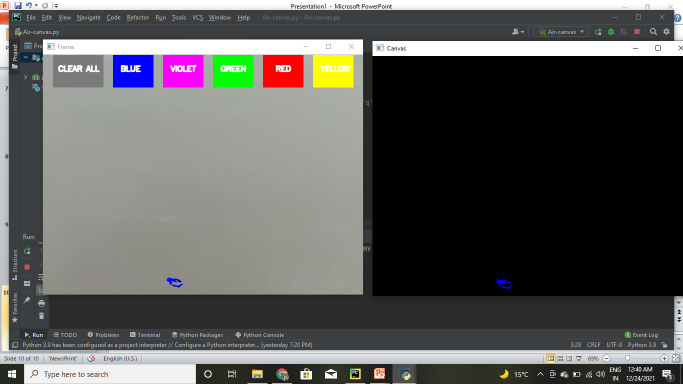
#> input picture screen1.png, 1366 x 768 px, given in place of the camera (shown at 1/2 size)
$ python Air-canvas.py
#> lines starting #> are read from the running program, lines starting #| are printed output that depends on the picture; after the words box and inside, x2 and y2 are one past the last pixel; in counts of white or black regions, pixels touching at a corner belong together
# Air Canvas

# Import necessary packages.q
import cv2
import numpy as np


# Define various colors
colors = [(255, 0, 0), (255, 0, 255), (0, 255, 0), (0, 0, 255), (0, 255, 255)]

# Select a default color
color = colors[1]

# Minimum allowed area for the contour
min_area = 1000

# Create videocapture object
cap = cv2.VideoCapture(0)

width = int(cap.get(3))
height = int(cap.get(4))

# Create a blank canvas
canvas = np.zeros((height, width, 3), np.uint8)

# Color range for detecting green color
lower_bound = np.array([50,100,100])
upper_bound = np.array([90,255,255])

# Define a 10x10 kernel
kernel = np.ones((10,10), np.uint8)

previous_center_point = 0


while True:
    # Read each frame from webcam
    success, frame = cap.read()
#> frame is the input picture: shape (768, 1366, 3); mean B, G, R 88.9, 90.6, 90.8

    # Flip the frame
    frame = cv2.flip(frame, 1)
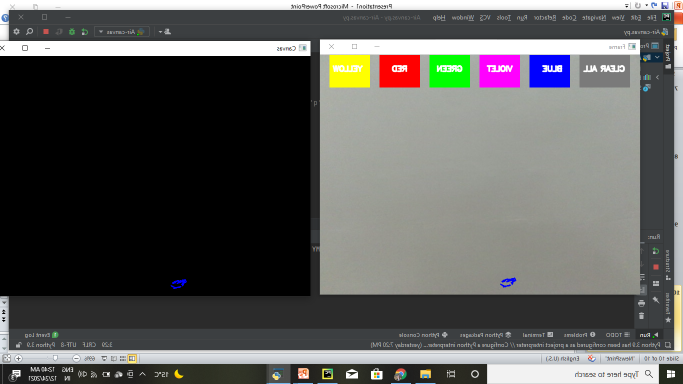
#> frame: shape (768, 1366, 3) (shown at 1/2 size); mean B, G, R 88.9, 90.6, 90.8

    # Convert the frame BGR to HSV color space
    hsv = cv2.cvtColor(frame, cv2.COLOR_BGR2HSV)
#> hsv: shape (768, 1366, 3); mean H, S, V 33.4, 16, 95.4

    # Create a binary segmented mask of green color
    mask = cv2.inRange(hsv, lower_bound, upper_bound)
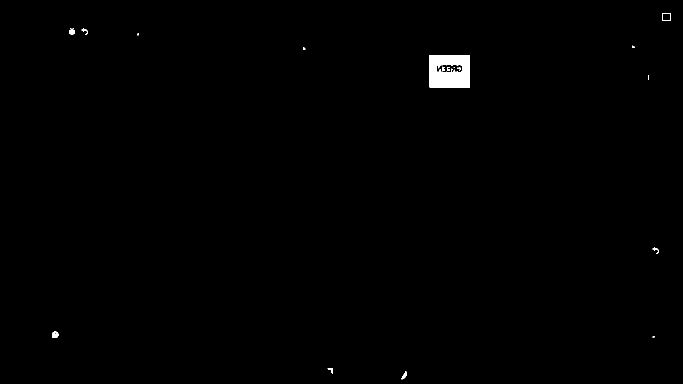
#> mask: shape (768, 1366) (shown at 1/2 size); 0.51% white; 18 white regions (6 under 20 px), largest, box (x1, y1, x2, y2) and area: (859, 110, 940, 175) 4644, (104, 663, 117, 676) 130, (138, 56, 150, 70) 103

    # Add some dialation to increase segmented area
    mask = cv2.dilate(mask, kernel, iterations=1)
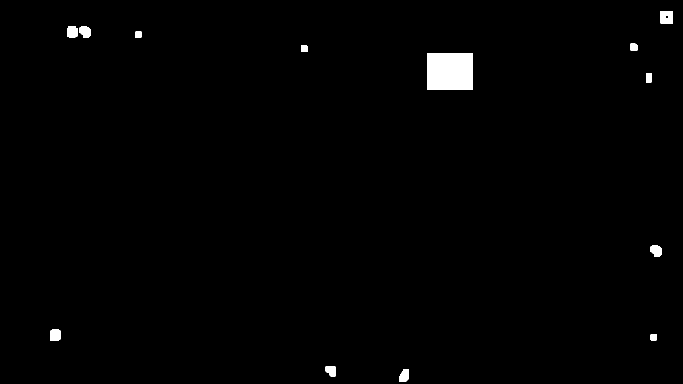
#> mask: shape (768, 1366) (shown at 1/2 size); 1% white; 13 white regions

    # Find all the contours of the segmented mask
    contours, h    = cv2.findContours(mask, cv2.RETR_TREE, cv2.CHAIN_APPROX_SIMPLE)
#> contours = 14 contours; largest, box (x1, y1, x2, y2) and area: (855, 106, 945, 180) 6497, (1321, 22, 1346, 47) 576, (100, 659, 122, 681) 422, (134, 52, 155, 75) 405, (1301, 490, 1323, 513) 373; h = 14 rows, first 6: [1, -1, -1, -1], [2, 0, -1, -1], [3, 1, -1, -1], [4, 2, -1, -1], [5, 3, -1, -1], [6, 4, -1, -1]

    # Checking if any contour is detected then run the following statements
    if len(contours) > 0:

        # Get the biggest contour from all the detected contours
        cmax = max(contours, key = cv2.contourArea)
#> cmax = [[855, 106], [855, 179], [944, 179], [944, 106]]

        # Find the area of the contour
        area = cv2.contourArea(cmax)
#> area = 6497
        # print(area)

        # Checking if the area of the contour is greater than a threshold
        if area > min_area:

            # Find center point of the contour
            M = cv2.moments(cmax)
#> M = moments, m00 6497, centre m10/m00, m01/m00 = (899.5, 142.5)
            cX = int(M["m10"] / M["m00"])
#> cX = 899
            cY = int(M["m01"] / M["m00"])
#> cY = 142

            # Drawing a circle in the center of the contour area
            cv2.circle(frame, (cX, cY), 10, (0, 0, 255), 2)
#> frame: shape (768, 1366, 3); 0.02% of pixels changed, all inside (x1, y1, x2, y2) = (888, 131, 911, 154)

            # Selecting the color for drawing in the canvas
            if previous_center_point == 0:
                if cY < 65:
                    # Clear all
                    if cX > 20 and cX < 120:
                        canvas = np.zeros((height, width, 3), np.uint8)

                    elif cX > 140 and cX < 220:
                        color = colors[0]

                    elif cX > 240 and cX < 320:
                        color = colors[1]

                    elif cX > 340 and cX < 420:
                        color = colors[2]

                    elif cX > 440 and cX < 520:
                        color = colors[3]

                    elif cX > 540 and cX < 620:
                        color = colors[4]

            # If drawing is started then draw a line between each frames detected contour center point
            if previous_center_point != 0:
                cv2.line(canvas, previous_center_point, (cX, cY), color, 2)

            # Update the center point
            previous_center_point = (cX, cY)
#> previous_center_point = (899, 142)

        else:
            previous_center_point = 0

    # Adding the canvas mask to the original frame
    canvas_gray = cv2.cvtColor(canvas, cv2.COLOR_BGR2GRAY)

    _, canvas_binary = cv2.threshold(canvas_gray, 20, 255, cv2.THRESH_BINARY_INV)

    canvas_binary = cv2.cvtColor(canvas_binary, cv2.COLOR_GRAY2BGR)
#> canvas_binary: shape (768, 1366, 3); every value is 255
    frame = cv2.bitwise_and(frame, canvas_binary)
    frame = cv2.bitwise_or(frame, canvas)

    # Adding the colour buttons to the live frame for colour access
    cv2.rectangle(frame, (20,1), (120,65), (122,122,122), -1)
    cv2.rectangle(frame, (140,1), (220,65), colors[0], -1)
    cv2.rectangle(frame, (240,1), (320,65), colors[1], -1)
    cv2.rectangle(frame, (340,1), (420,65), colors[2], -1)
    cv2.rectangle(frame, (440,1), (520,65), colors[3], -1)
    cv2.rectangle(frame, (540,1), (620,65), colors[4], -1)
    cv2.putText(frame, "CLEAR ALL", (30, 33), cv2.FONT_HERSHEY_SIMPLEX, 0.5, (255, 255, 255), 2, cv2.LINE_AA)
    cv2.putText(frame, "BLUE", (155, 33), cv2.FONT_HERSHEY_SIMPLEX, 0.5, (255, 255, 255), 2, cv2.LINE_AA)
    cv2.putText(frame, "VIOLET", (255, 33), cv2.FONT_HERSHEY_SIMPLEX, 0.5, (255, 255, 255), 2, cv2.LINE_AA)
    cv2.putText(frame, "GREEN", (355, 33), cv2.FONT_HERSHEY_SIMPLEX, 0.5, (255, 255, 255), 2, cv2.LINE_AA)
    cv2.putText(frame, "RED", (465, 33), cv2.FONT_HERSHEY_SIMPLEX, 0.5, (255, 255, 255), 2, cv2.LINE_AA)
#> frame: shape (768, 1366, 3); mean B, G, R 88.8, 90.6, 92.1
    cv2.putText(frame, "YELLOW", (555, 33), cv2.FONT_HERSHEY_SIMPLEX, 0.5, (255,255,255), 2, cv2.LINE_AA)
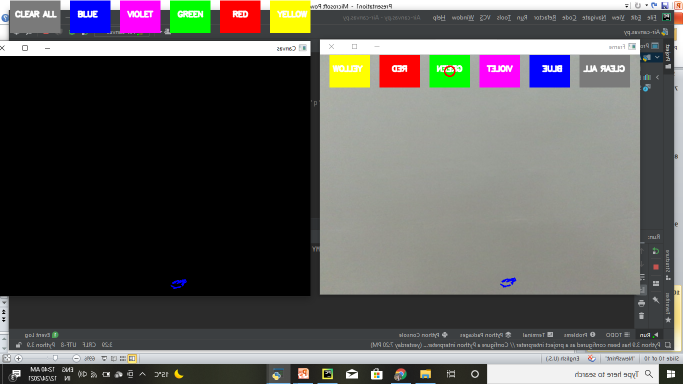
#> frame: shape (768, 1366, 3) (shown at 1/2 size); mean B, G, R 88.9, 90.6, 92.1

    # Show the frame to a new OpenCV window
    cv2.imshow("Frame", frame)
    # cv2.imshow("mask", mask)
    cv2.imshow('Canvas', canvas)

    # Open the OpenCV window until 'q' is pressed
    if cv2.waitKey(1) == ord('q'):
#> (key q is pressed here)
        break

cap.release()
cv2.destroyAllWindows()

$ run again, on screen3.png
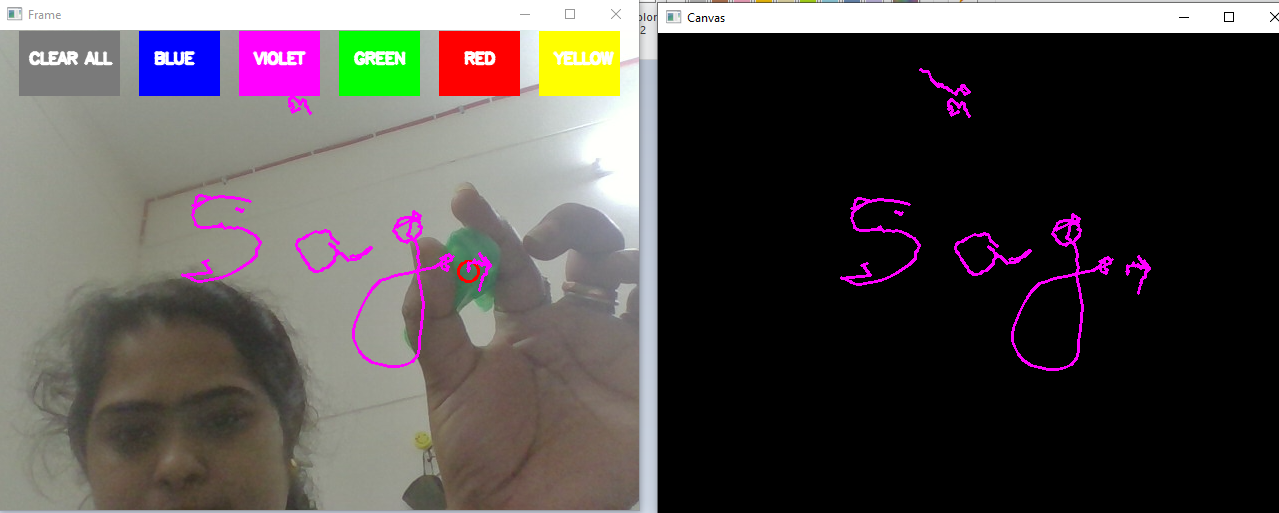
#> input picture screen3.png, 1279 x 513 px, given in place of the camera
#> frame is the input picture: shape (513, 1279, 3); mean B, G, R 76.9, 77.8, 83.5
#> hsv: shape (513, 1279, 3); mean H, S, V 20.8, 26.2, 88.4
#> `mask = cv2.dilate(mask, kernel, iterations=1)`:
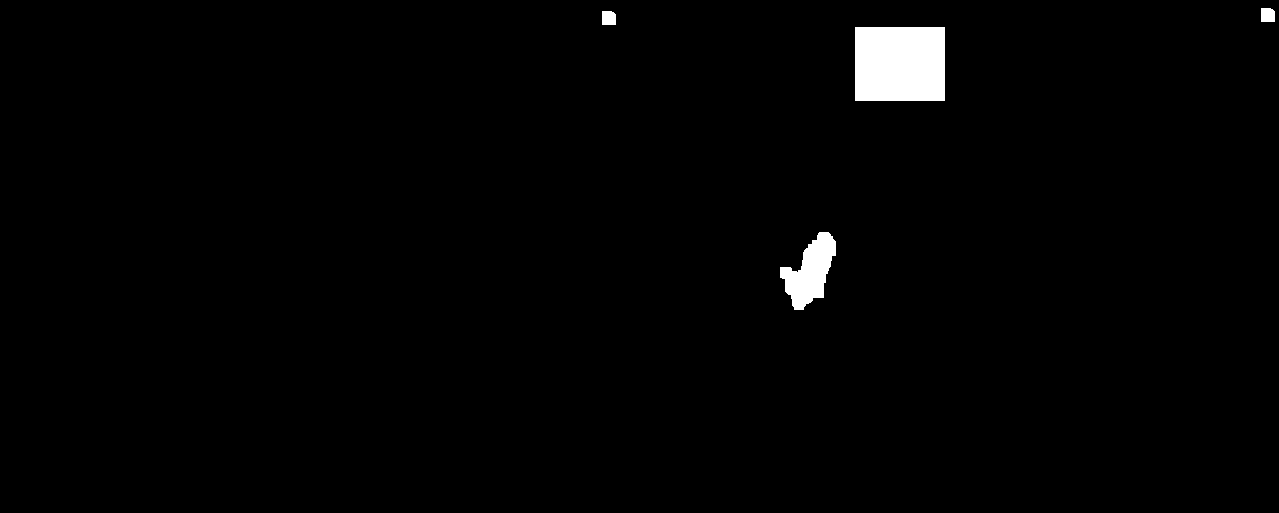
#> mask: shape (513, 1279); 1.4% white; 4 white regions
#> contours = 4 contours; box (x1, y1, x2, y2) and area: (855, 27, 945, 101) 6497, (780, 232, 836, 310) 2232, (602, 11, 616, 25) 164, (1261, 8, 1275, 22) 164; h = [[1, -1, -1, -1], [2, 0, -1, -1], [3, 1, -1, -1], [-1, 2, -1, -1]]
#> cmax = [[855, 27], [855, 100], [944, 100], [944, 27]]
#> area = 6497
#> M = moments, m00 6497, centre m10/m00, m01/m00 = (899.5, 63.5)
#> cX = 899
#> cY = 63
#> previous_center_point = (899, 63)
#> canvas_binary: shape (513, 1279, 3); every value is 255
#> `cv2.putText(frame, "YELLOW", (555, 33), cv2.FONT_HERSHEY_SIMPLEX, 0.5,..`:
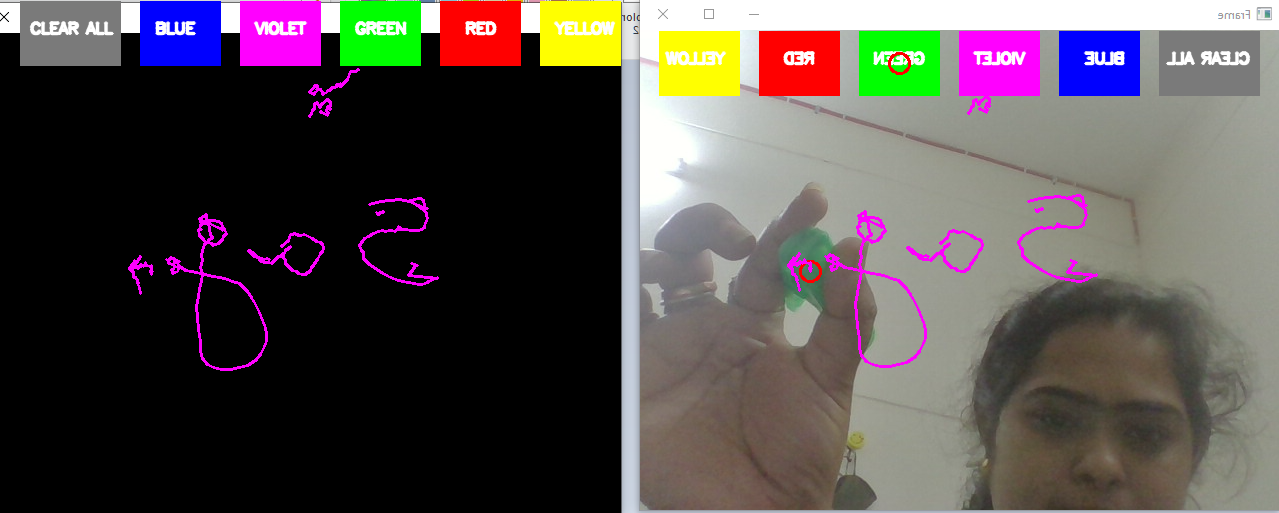
#> frame: shape (513, 1279, 3); mean B, G, R 76.8, 77.5, 85.3
